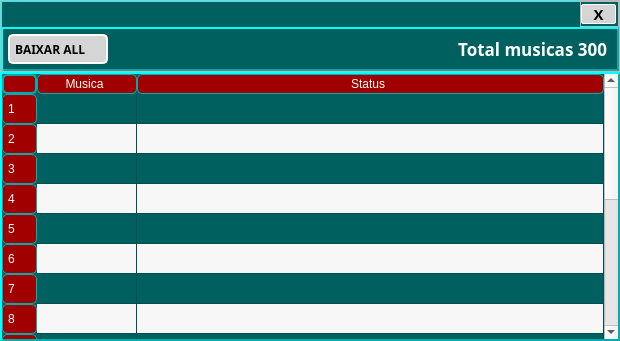
<?xml version="1.0" encoding="UTF-8"?>
<ui version="4.0">
 <class>qw_tab_download</class>
 <widget class="QWidget" name="qw_tab_download">
  <property name="geometry">
   <rect>
    <x>0</x>
    <y>0</y>
    <width>620</width>
    <height>341</height>
   </rect>
  </property>
  <property name="cursor">
   <cursorShape>ArrowCursor</cursorShape>
  </property>
  <property name="windowTitle">
   <string>Form</string>
  </property>
  <property name="styleSheet">
   <string notr="true">#qw_tab_download {
	background-color: rgb(0, 95, 95);
    border-style: outset;
    border-width:2px;
    border-radius: 2px;
    border-color: rgb(0, 172, 172);
    min-width: 5em;
    padding: 5px;
}

#frame_2{
 	border-style: outset;
    border-width:2px;
    border-radius: 2px;
    border-color: rgb(0, 172, 172);
}
#tab_download{
	border-style: outset;
    border-width:2px;
    border-radius: 2px;
    border-color: rgb(0, 172, 172);
}
QTableWidget QWidget {
	background-color: rgb(0, 95, 95);
    color: #fffff8;
	font: bold 10pt &quot;Cambria&quot;;
	
	
}
QTableWidget QHeaderView::section {
    background-color: rgb(161, 0, 0);   
	border: 1px solid rgb(0, 172, 172);
	border-radius: 5px;
 	padding-right: 10px;
	padding-left: 5px;
  }
QTableWidget QTableCornerButton::section {
  	background-color: rgb(161, 0, 0);
   	border: 2px solid rgb(0, 172, 172);
	border-radius: 5px;

}

#tab_download {
	background-color: rgb(0, 95, 95);

}

</string>
  </property>
  <layout class="QVBoxLayout" name="verticalLayout">
   <property name="spacing">
    <number>0</number>
   </property>
   <property name="leftMargin">
    <number>0</number>
   </property>
   <property name="topMargin">
    <number>0</number>
   </property>
   <property name="rightMargin">
    <number>0</number>
   </property>
   <property name="bottomMargin">
    <number>0</number>
   </property>
   <item alignment="Qt::AlignTop">
    <widget class="QFrame" name="frame">
     <property name="styleSheet">
      <string notr="true">#bnt_baixar_all{	
	background-color: rgb(213, 213, 213);
	border: 2px;
	border-style: solid;
	border-radius: 5px;
	border-color: rgb(250, 250, 250);
	padding-right: 5px;
	padding-left: 5px;
	text-align: left;
}
#lb_total{
color: rgb(255, 255, 255);
}

#bnt_fechar{	
	font: bold 11pt &quot;Segoe Script&quot;;
	background-color: rgb(213, 213, 213);
	border: 1px;
	border-color: rgb(250, 250, 250);
	border-radius: 2px;	
	border-style: solid;
	text-align: center;
}

#bnt_fechar:pressed {
	color: rgb(255, 255, 255);
    background-color: rgb(161, 0, 0);
    border-style: outset;
	border-color: rgb(0, 172, 172);
}
#bnt_fechar:hover {
	color: rgb(255, 255, 255);
    background-color: rgb(161, 0, 0);
    border-style: outset;
	border-color: rgb(0, 172, 172);
}</string>
     </property>
     <property name="frameShape">
      <enum>QFrame::StyledPanel</enum>
     </property>
     <property name="frameShadow">
      <enum>QFrame::Raised</enum>
     </property>
     <layout class="QGridLayout" name="gridLayout">
      <property name="leftMargin">
       <number>0</number>
      </property>
      <property name="topMargin">
       <number>0</number>
      </property>
      <property name="rightMargin">
       <number>0</number>
      </property>
      <property name="bottomMargin">
       <number>0</number>
      </property>
      <property name="spacing">
       <number>0</number>
      </property>
      <item row="1" column="1">
       <widget class="QFrame" name="frame_3">
        <property name="frameShape">
         <enum>QFrame::StyledPanel</enum>
        </property>
        <property name="frameShadow">
         <enum>QFrame::Raised</enum>
        </property>
        <layout class="QHBoxLayout" name="horizontalLayout">
         <property name="leftMargin">
          <number>0</number>
         </property>
         <property name="topMargin">
          <number>2</number>
         </property>
         <property name="rightMargin">
          <number>2</number>
         </property>
         <property name="bottomMargin">
          <number>2</number>
         </property>
         <item>
          <widget class="QPushButton" name="bnt_fechar">
           <property name="minimumSize">
            <size>
             <width>35</width>
             <height>20</height>
            </size>
           </property>
           <property name="maximumSize">
            <size>
             <width>35</width>
             <height>20</height>
            </size>
           </property>
           <property name="font">
            <font>
             <family>Segoe Script</family>
             <pointsize>11</pointsize>
             <italic>false</italic>
             <bold>true</bold>
            </font>
           </property>
           <property name="toolTip">
            <string/>
           </property>
           <property name="whatsThis">
            <string/>
           </property>
           <property name="layoutDirection">
            <enum>Qt::LeftToRight</enum>
           </property>
           <property name="styleSheet">
            <string notr="true"/>
           </property>
           <property name="text">
            <string>X</string>
           </property>
           <property name="iconSize">
            <size>
             <width>0</width>
             <height>0</height>
            </size>
           </property>
          </widget>
         </item>
        </layout>
       </widget>
      </item>
      <item row="2" column="0" colspan="3">
       <widget class="QFrame" name="frame_2">
        <property name="frameShape">
         <enum>QFrame::StyledPanel</enum>
        </property>
        <property name="frameShadow">
         <enum>QFrame::Raised</enum>
        </property>
        <layout class="QHBoxLayout" name="horizontalLayout_2">
         <property name="leftMargin">
          <number>5</number>
         </property>
         <property name="topMargin">
          <number>5</number>
         </property>
         <property name="rightMargin">
          <number>10</number>
         </property>
         <property name="bottomMargin">
          <number>5</number>
         </property>
         <item alignment="Qt::AlignLeft">
          <widget class="QPushButton" name="bnt_baixar_all">
           <property name="sizePolicy">
            <sizepolicy hsizetype="Expanding" vsizetype="Expanding">
             <horstretch>0</horstretch>
             <verstretch>0</verstretch>
            </sizepolicy>
           </property>
           <property name="minimumSize">
            <size>
             <width>100</width>
             <height>30</height>
            </size>
           </property>
           <property name="font">
            <font>
             <family>Bahnschrift SemiLight Condensed</family>
             <pointsize>9</pointsize>
             <bold>true</bold>
            </font>
           </property>
           <property name="layoutDirection">
            <enum>Qt::RightToLeft</enum>
           </property>
           <property name="text">
            <string>BAIXAR ALL</string>
           </property>
           <property name="icon">
            <iconset resource="../assets/icons/icons.qrc">
             <normaloff>:/icons/youtubedl_93529.ico</normaloff>:/icons/youtubedl_93529.ico</iconset>
           </property>
           <property name="iconSize">
            <size>
             <width>25</width>
             <height>25</height>
            </size>
           </property>
          </widget>
         </item>
         <item>
          <spacer name="horizontalSpacer">
           <property name="orientation">
            <enum>Qt::Horizontal</enum>
           </property>
           <property name="sizeHint" stdset="0">
            <size>
             <width>40</width>
             <height>20</height>
            </size>
           </property>
          </spacer>
         </item>
         <item>
          <widget class="QLabel" name="lb_total">
           <property name="minimumSize">
            <size>
             <width>150</width>
             <height>0</height>
            </size>
           </property>
           <property name="font">
            <font>
             <family>Bahnschrift Condensed</family>
             <pointsize>13</pointsize>
             <italic>false</italic>
             <bold>true</bold>
            </font>
           </property>
           <property name="layoutDirection">
            <enum>Qt::LeftToRight</enum>
           </property>
           <property name="text">
            <string>Total musicas 300</string>
           </property>
           <property name="alignment">
            <set>Qt::AlignRight|Qt::AlignTrailing|Qt::AlignVCenter</set>
           </property>
          </widget>
         </item>
        </layout>
       </widget>
      </item>
      <item row="1" column="0">
       <spacer name="horizontalSpacer_2">
        <property name="orientation">
         <enum>Qt::Horizontal</enum>
        </property>
        <property name="sizeHint" stdset="0">
         <size>
          <width>40</width>
          <height>20</height>
         </size>
        </property>
       </spacer>
      </item>
     </layout>
    </widget>
   </item>
   <item>
    <widget class="QTableWidget" name="tab_download">
     <property name="layoutDirection">
      <enum>Qt::LeftToRight</enum>
     </property>
     <property name="autoFillBackground">
      <bool>false</bool>
     </property>
     <property name="frameShape">
      <enum>QFrame::NoFrame</enum>
     </property>
     <property name="frameShadow">
      <enum>QFrame::Plain</enum>
     </property>
     <property name="editTriggers">
      <set>QAbstractItemView::NoEditTriggers</set>
     </property>
     <property name="dragEnabled">
      <bool>false</bool>
     </property>
     <property name="alternatingRowColors">
      <bool>true</bool>
     </property>
     <property name="selectionMode">
      <enum>QAbstractItemView::MultiSelection</enum>
     </property>
     <property name="selectionBehavior">
      <enum>QAbstractItemView::SelectRows</enum>
     </property>
     <property name="textElideMode">
      <enum>Qt::ElideRight</enum>
     </property>
     <property name="gridStyle">
      <enum>Qt::SolidLine</enum>
     </property>
     <property name="sortingEnabled">
      <bool>false</bool>
     </property>
     <property name="rowCount">
      <number>17</number>
     </property>
     <property name="columnCount">
      <number>2</number>
     </property>
     <attribute name="horizontalHeaderShowSortIndicator" stdset="0">
      <bool>false</bool>
     </attribute>
     <attribute name="horizontalHeaderStretchLastSection">
      <bool>true</bool>
     </attribute>
     <attribute name="verticalHeaderVisible">
      <bool>true</bool>
     </attribute>
     <attribute name="verticalHeaderCascadingSectionResizes">
      <bool>false</bool>
     </attribute>
     <row/>
     <row/>
     <row/>
     <row/>
     <row/>
     <row/>
     <row/>
     <row/>
     <row/>
     <row/>
     <row/>
     <row/>
     <row/>
     <row/>
     <row/>
     <row/>
     <row/>
     <column>
      <property name="text">
       <string>Musica</string>
      </property>
      <property name="toolTip">
       <string/>
      </property>
     </column>
     <column>
      <property name="text">
       <string>Status</string>
      </property>
     </column>
    </widget>
   </item>
  </layout>
 </widget>
 <resources>
  <include location="../assets/icons/icons.qrc"/>
 </resources>
 <connections/>
</ui>
